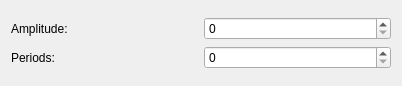
<?xml version="1.0" encoding="UTF-8"?>
<ui version="4.0">
 <class>InspectorSpatSymbolModifierSine</class>
 <widget class="QWidget" name="InspectorSpatSymbolModifierSine">
  <property name="geometry">
   <rect>
    <x>0</x>
    <y>0</y>
    <width>402</width>
    <height>86</height>
   </rect>
  </property>
  <property name="windowTitle">
   <string>Form</string>
  </property>
  <layout class="QVBoxLayout" name="verticalLayout">
   <item>
    <layout class="QGridLayout" name="gridLayout">
     <item row="0" column="0">
      <widget class="QLabel" name="label">
       <property name="text">
        <string>Amplitude:</string>
       </property>
      </widget>
     </item>
     <item row="0" column="1">
      <widget class="QSpinBox" name="radius">
       <property name="maximum">
        <number>100</number>
       </property>
      </widget>
     </item>
     <item row="1" column="1">
      <widget class="QSpinBox" name="rotations"/>
     </item>
     <item row="1" column="0">
      <widget class="QLabel" name="label_3">
       <property name="text">
        <string>Periods:</string>
       </property>
      </widget>
     </item>
    </layout>
   </item>
  </layout>
 </widget>
 <resources>
  <include location="musescore.qrc"/>
 </resources>
 <connections/>
</ui>
